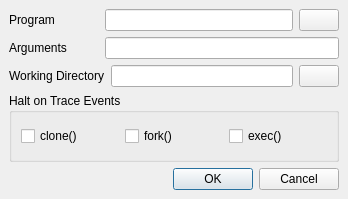
<?xml version="1.0" encoding="UTF-8"?>
<ui version="4.0">
 <class>Dialog_OpenProgram</class>
 <widget class="QDialog" name="Dialog_OpenProgram">
  <property name="geometry">
   <rect>
    <x>0</x>
    <y>0</y>
    <width>348</width>
    <height>199</height>
   </rect>
  </property>
  <property name="sizePolicy">
   <sizepolicy hsizetype="MinimumExpanding" vsizetype="MinimumExpanding">
    <horstretch>0</horstretch>
    <verstretch>0</verstretch>
   </sizepolicy>
  </property>
  <property name="windowTitle">
   <string>Open Program</string>
  </property>
  <property name="windowIcon">
   <iconset resource="../glslDevil.qrc">
    <normaloff>:/icons/icons/document-open_32.png</normaloff>:/icons/icons/document-open_32.png</iconset>
  </property>
  <property name="sizeGripEnabled">
   <bool>false</bool>
  </property>
  <property name="modal">
   <bool>true</bool>
  </property>
  <layout class="QVBoxLayout">
   <property name="spacing">
    <number>6</number>
   </property>
   <property name="margin">
    <number>9</number>
   </property>
   <item>
    <layout class="QHBoxLayout">
     <property name="spacing">
      <number>6</number>
     </property>
     <property name="margin">
      <number>0</number>
     </property>
     <item>
      <widget class="QLabel" name="label_2">
       <property name="sizePolicy">
        <sizepolicy hsizetype="Fixed" vsizetype="Fixed">
         <horstretch>0</horstretch>
         <verstretch>0</verstretch>
        </sizepolicy>
       </property>
       <property name="minimumSize">
        <size>
         <width>90</width>
         <height>0</height>
        </size>
       </property>
       <property name="text">
        <string>Program</string>
       </property>
       <property name="buddy">
        <cstring>leProgram</cstring>
       </property>
      </widget>
     </item>
     <item>
      <widget class="QLineEdit" name="leProgram"/>
     </item>
     <item>
      <widget class="QPushButton" name="pbSelect">
       <property name="text">
        <string/>
       </property>
       <property name="icon">
        <iconset resource="../glslDevil.qrc">
         <normaloff>:/icons/icons/document-open_32.png</normaloff>:/icons/icons/document-open_32.png</iconset>
       </property>
      </widget>
     </item>
    </layout>
   </item>
   <item>
    <layout class="QHBoxLayout">
     <property name="spacing">
      <number>6</number>
     </property>
     <property name="margin">
      <number>0</number>
     </property>
     <item>
      <widget class="QLabel" name="label">
       <property name="sizePolicy">
        <sizepolicy hsizetype="Fixed" vsizetype="Fixed">
         <horstretch>0</horstretch>
         <verstretch>0</verstretch>
        </sizepolicy>
       </property>
       <property name="minimumSize">
        <size>
         <width>90</width>
         <height>0</height>
        </size>
       </property>
       <property name="text">
        <string>Arguments</string>
       </property>
       <property name="buddy">
        <cstring>leArguments</cstring>
       </property>
      </widget>
     </item>
     <item>
      <widget class="QLineEdit" name="leArguments"/>
     </item>
    </layout>
   </item>
   <item>
    <layout class="QHBoxLayout">
     <property name="spacing">
      <number>6</number>
     </property>
     <property name="margin">
      <number>0</number>
     </property>
     <item>
      <widget class="QLabel" name="label_3">
       <property name="sizePolicy">
        <sizepolicy hsizetype="Fixed" vsizetype="Fixed">
         <horstretch>0</horstretch>
         <verstretch>0</verstretch>
        </sizepolicy>
       </property>
       <property name="minimumSize">
        <size>
         <width>90</width>
         <height>0</height>
        </size>
       </property>
       <property name="text">
        <string>Working Directory</string>
       </property>
       <property name="buddy">
        <cstring>leProgram</cstring>
       </property>
      </widget>
     </item>
     <item>
      <widget class="QLineEdit" name="leWorkDir"/>
     </item>
     <item>
      <widget class="QPushButton" name="pbWorkDirSelect">
       <property name="text">
        <string/>
       </property>
       <property name="icon">
        <iconset resource="../glslDevil.qrc">
         <normaloff>:/icons/icons/document-open_32.png</normaloff>:/icons/icons/document-open_32.png</iconset>
       </property>
      </widget>
     </item>
    </layout>
   </item>
   <item>
    <widget class="QGroupBox" name="groupBox">
     <property name="sizePolicy">
      <sizepolicy hsizetype="MinimumExpanding" vsizetype="MinimumExpanding">
       <horstretch>0</horstretch>
       <verstretch>0</verstretch>
      </sizepolicy>
     </property>
     <property name="toolTip">
      <string>&lt;html&gt;&lt;head/&gt;&lt;body&gt;&lt;p&gt;Tracing these events allows debugging child processes.&lt;/p&gt;&lt;/body&gt;&lt;/html&gt;</string>
     </property>
     <property name="title">
      <string>Halt on Trace Events</string>
     </property>
     <layout class="QHBoxLayout" name="horizontalLayout">
      <item>
       <widget class="QCheckBox" name="cbClone">
        <property name="text">
         <string>clone()</string>
        </property>
       </widget>
      </item>
      <item>
       <widget class="QCheckBox" name="cbFork">
        <property name="text">
         <string>fork()</string>
        </property>
       </widget>
      </item>
      <item>
       <widget class="QCheckBox" name="cbExec">
        <property name="text">
         <string>exec()</string>
        </property>
       </widget>
      </item>
     </layout>
     <zorder>cbExec</zorder>
     <zorder>cbClone</zorder>
     <zorder>cbFork</zorder>
    </widget>
   </item>
   <item>
    <widget class="QDialogButtonBox" name="buttonBox">
     <property name="orientation">
      <enum>Qt::Horizontal</enum>
     </property>
     <property name="standardButtons">
      <set>QDialogButtonBox::Cancel|QDialogButtonBox::Ok</set>
     </property>
    </widget>
   </item>
  </layout>
 </widget>
 <resources>
  <include location="../glslDevil.qrc"/>
 </resources>
 <connections>
  <connection>
   <sender>buttonBox</sender>
   <signal>accepted()</signal>
   <receiver>Dialog_OpenProgram</receiver>
   <slot>accept()</slot>
   <hints>
    <hint type="sourcelabel">
     <x>257</x>
     <y>119</y>
    </hint>
    <hint type="destinationlabel">
     <x>157</x>
     <y>139</y>
    </hint>
   </hints>
  </connection>
  <connection>
   <sender>buttonBox</sender>
   <signal>rejected()</signal>
   <receiver>Dialog_OpenProgram</receiver>
   <slot>reject()</slot>
   <hints>
    <hint type="sourcelabel">
     <x>325</x>
     <y>119</y>
    </hint>
    <hint type="destinationlabel">
     <x>286</x>
     <y>139</y>
    </hint>
   </hints>
  </connection>
 </connections>
</ui>
